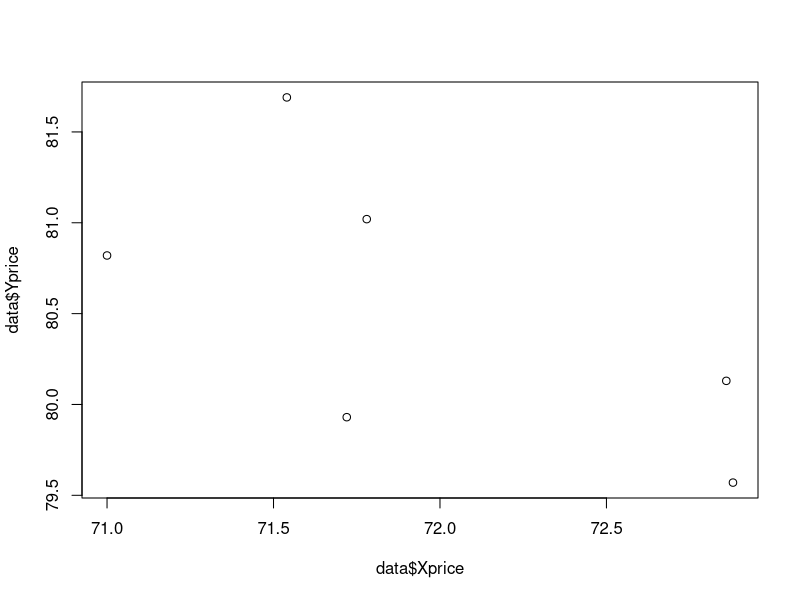

This figure's R source:
# Regression on Stock Prices
#Stock Prices

Yprice = c(80.13, 79.57, 79.93, 81.69, 80.82, 81.02)
Xprice = c(72.86, 72.88, 71.72, 71.54, 71, 71.78)
data = data.frame(Yprice, Xprice)
plot(y=data$Yprice, x=data$Xprice)
LinearR.lm = lm(Yprice ~ Xprice, data = data)
coef(LinearR.lm)
LinearR.lm
summary(LinearR.lm)$r.squared
